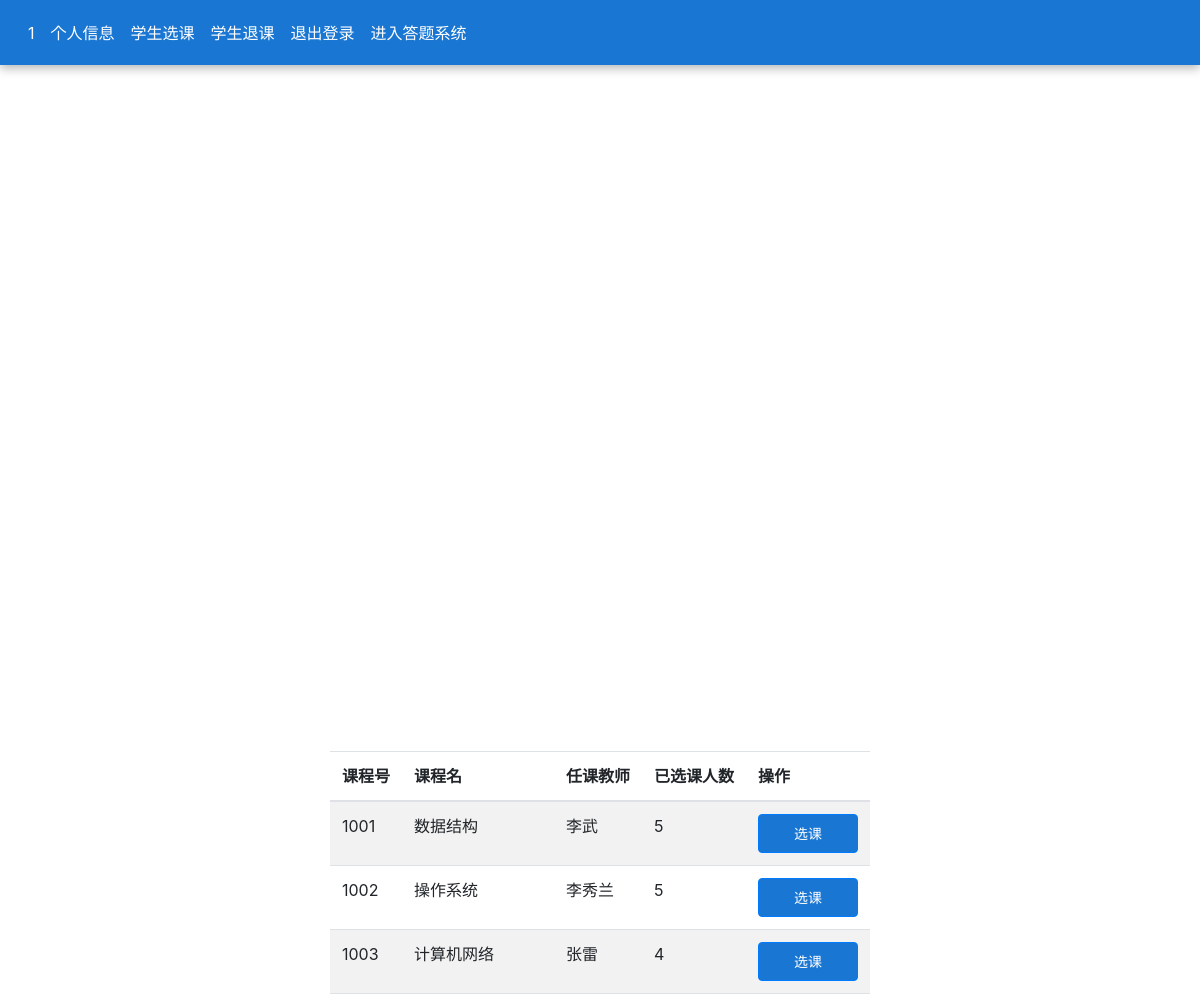
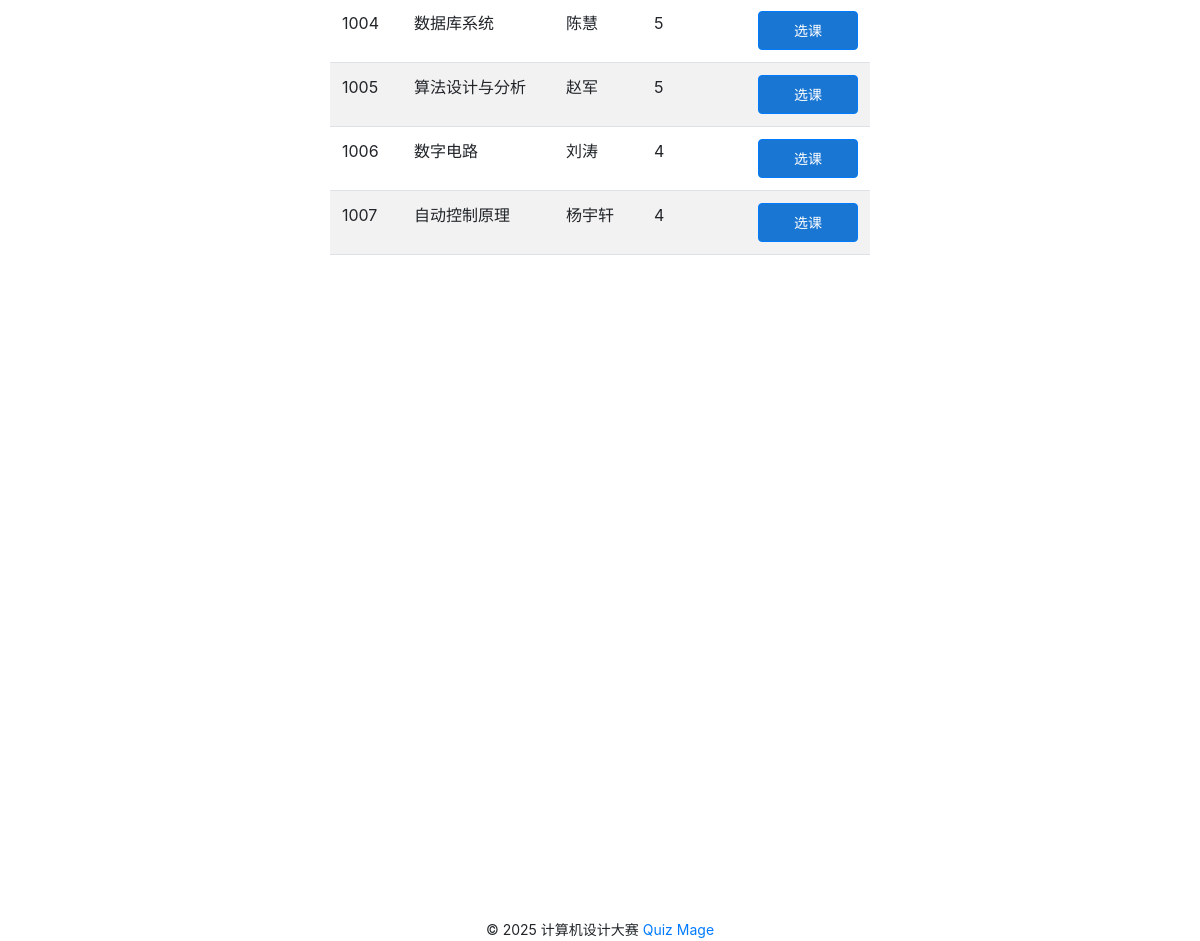
/student/1/course_select, run on the app's committed database (2 pictures, top to bottom).
### tables this page shows
CREATE TABLE "course" (
  "cno" INTEGER NOT NULL,
  "cname" TEXT,
  "tno" INTEGER
);

CREATE TABLE "teacher" (
  "tno" INTEGER NOT NULL,
  "name" TEXT,
  "password" TEXT NOT NULL,
  "gender" char(2),
  "college" TEXT
);

### views/student_views.py (the view, shortened to what this page needs)
@student_bp.route('/<int:sno>/course_select', methods=['GET', 'POST'])
def student_course_select(sno):
    form = SelectForm()
    result_course, _ = get_sql("SELECT * FROM course")
    messages = []
    for i in result_course:
        result_teacher, _ = get_sql("SELECT name FROM teacher WHERE tno='%s'" % i[2])
        tname = result_teacher[0][0] if result_teacher else "未知"
        result_count, _ = get_sql("SELECT COUNT(*) FROM student_course WHERE cno='%s'" % i[0])
        count = result_count[0][0] if result_count else 0
        message = {'cno': i[0], 'name': i[1], 'tname': tname, 'count': count}
        messages.append(message)
    titles = [('cno', '课程号'), ('name', '课程名'), ('tname', '任课教师'), ('count', '已选课人数')]
    return render_template('student_course_select.html', sno=sno, messages=messages, titles=titles, form=form)

### db_sqlite.py (called while the page is built)
def open_db():
    database = "merged_database.db"
    conn = sqlite3.connect(database)
    return conn

def get_sql(sql, conn=None):
    close_conn = False
    if conn is None:
        conn = open_db()
        close_conn = True
    cur = conn.cursor()
    cur.execute(sql)
    fields = [field[0] for field in cur.description]
    result = cur.fetchall()
    cur.close()
    if close_conn:
        close_db(conn)
    return result, fields

### templates/student_course_select.html (shortened to what this page needs)
{% extends 'student.html' %}
{% from 'bootstrap/form.html' import render_form %}
{% block content %}
<div class="container">
    <div class="row">
            <div class="table-responsive" style="max-height: 500px; overflow-y: auto;">
                <table class="table table-striped">
                    <thead>
                        <tr>
                            <th>课程号</th>
                            <th>课程名</th>
                            <th>任课教师</th>
                            <th>已选课人数</th>
                            <th>操作</th>
                        </tr>
                    </thead>
                    <tbody>
                        {% for row in messages %}
                        <tr>
                            <td>{{ row['cno'] }}</td>
                            <td>{{ row['name'] }}</td>
                            <td>{{ row['tname'] }}</td>
                            <td>{{ row['count'] }}</td>
                            <td>
                                <form method="POST" action="{{ url_for('student_bp.student_course_select', sno=sno) }}">
                                    <button type="submit" class="btn btn-primary   btn-sm">选课</button>
                                </form>
                            </td>
                        </tr>
                        {% endfor %}
                    </tbody>
                </table>
            </div>
    </div>
</div>
{% endblock %}

### templates/student.html (shortened to what this page needs)
{% extends 'base.html' %}
{% from 'bootstrap/form.html' import render_form %}
{% from 'bootstrap/nav.html' import render_nav_item %}
{% from 'bootstrap/utils.html' import render_messages %}
{% block head %}
    {{ render_nav_item('student_bp.profile', sno ,sno=sno) }}
    {{ render_nav_item('student_bp.student_account', '个人信息', sno=sno) }}
    {{ render_nav_item('student_bp.student_course_select', '学生选课', sno=sno) }}
    {{ render_nav_item('student_bp.student_course_delete', '学生退课', sno=sno) }}
    {{ render_nav_item('login_bp.index', '退出登录') }}
    <li class="nav-item">
        <a class="nav-link" href="http://localhost:3000/?sno={{ sno }}" target="_blank">
            进入答题系统
        </a>
    </li>
{% endblock %}

### templates/base.html (shortened to what this page needs)
{% from 'bootstrap/utils.html' import render_messages %}
<!DOCTYPE html>
<html lang="en">
<head>
    {{ bootstrap.load_css() }}
    <link rel="stylesheet" href="{{ url_for('static', filename='css/style.css') }}">
</head>
<body>
    <nav class="navbar navbar-expand-lg navbar-light bg-transparent mb-4">
        <div class="collapse navbar-collapse" id="navbarSupportedContent">
            <ul class="navbar-nav mr-auto">
                {% block head %}{% endblock %}
            </ul>
        </div>
    </nav>
    <main class="container">
        {% block content %}{% endblock %}
    </main>
    <footer class="text-center">
        {% block footer %}
            <small> &copy; 2025 计算机设计大赛 <a href="http://127.0.0.1:5000/" title="Quiz Mage">Quiz Mage</a>
            </small>
        {% endblock %}
    </footer>
</body>
</html>

### static/css/style.css (style rules this page uses)
.btn-primary { background-color: #1976d2 !important; border-radius: 4px !important; min-width: 100px !important; padding: 8px 16px !important; font-weight: 400px !important; transition: all 0.3s ease-in-out; }
.container { display: flex; justify-content: center; align-items: center; height: 100vh; }
.navbar { background: #1976d2 !important; height: 65px; padding: 10px 20px; box-shadow: 0 3px 10px rgba(0, 0, 0, 0.3); transition: all 0.4s ease-in-out !important; }
.navbar a { color: white !important; text-decoration: none; }

### data on the page
course: cno "1001", name "数据结构"
teacher: tname "李武"
course: cno "1002", name "操作系统"
teacher: tname "李秀兰"
course: cno "1003", name "计算机网络"
teacher: tname "张雷"
course: cno "1004", name "数据库系统"
teacher: tname "陈慧"
course: cno "1005", name "算法设计与分析"
teacher: tname "赵军"
course: cno "1006", name "数字电路"
teacher: tname "刘涛"
course: cno "1007", name "自动控制原理"
teacher: tname "杨宇轩"

### other printed values
{{ render_nav_item('student_bp.profile', sno ,sno=sno) }} "1"
{{ render_nav_item('student_bp.student_account', '个人信息', sno=sno) }} "个人信息"
{{ render_nav_item('student_bp.student_course_select', '学生选课', sno=sno) }} "学生选课"
{{ render_nav_item('student_bp.student_course_delete', '学生退课', sno=sno) }} "学生退课"
{{ render_nav_item('login_bp.index', '退出登录') }} "退出登录"
{{ row['count'] }} "5" "5" "4" "5" "5" "4" "4"
